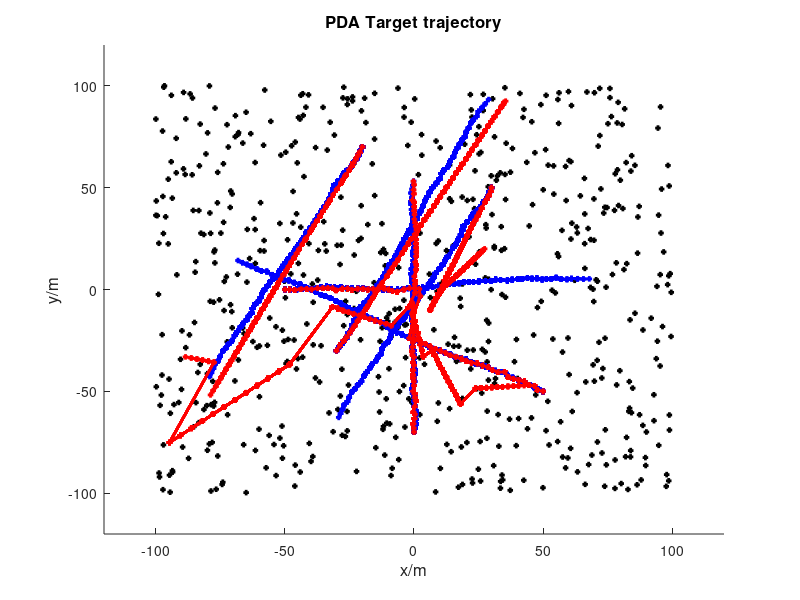

MATLAB code to generate this figure:
% 2022/10/31
clc; clear; close all;
rng(6);

% basic parameter set
sample_time = 60;
N_targets = 6;
% Rnoise_mea = 1;
mu_c = 10;                   % the mean number of clutters (Possion)
state_dim = 4;
range_c = [-100, -100; 100, 100];
T = 1;                      % sample interval
sigma_w = [0.1; 0; 0.1; 0];               % state transition noise variance
Gmat_dis = eye(state_dim);               % distribution matrix
sigma_v = [0.1; 0.1];               % measurement noise variance
d_chi = 18;
PG = 0.9997;                  % probability of gate
PD = 1;                       % detection probability

% the transition parameters matrix
Amat_state = [1 T 0 0; 0 1 0 0; 0 0 1 T; 0 0 0 1];
Hmat_mea = [1 0 0 0; 0 0 1 0];
Rmat_noise = eye(2) * diag(sigma_v);
Tmat_temp = [1, 1/T; 1/T, 2/T^2];
Pmat_cov = kron(Rmat_noise, Tmat_temp);
V = wgn(1,2,0);
Qmat_noise = [T^4/4*(V'*V)  T^3/2*(V'*V) ; T^3/2*(V'*V) T^2*(V'*V)];%


% targets location and velocity initialization
xPosition_true0 = [-30; 30; 50; 0; -20; -50];
yPosition_true0 = [-30; 50; -50; -70; 70; 0];
xVelocity_true0 = [1; -1; -2; 0; -1; 2];
yVelocity_true0 = [2; -2; 1; 2; -2; 0];


% create the state array and measurement array
xPosseq_true = zeros(N_targets, sample_time);
yPosseq_true = zeros(N_targets, sample_time);
xVelseq_true = zeros(N_targets, sample_time);
yVelseq_true = zeros(N_targets, sample_time);

% Zkxseq_targets = zeros(N_targets, sample_time);
% Zkyseq_targets = zeros(N_targets, sample_time);

xPosseq_true(:, 1) = xPosition_true0;
yPosseq_true(:, 1) = yPosition_true0;
xVelseq_true(:, 1) = xVelocity_true0;
yVelseq_true(:, 1) = yVelocity_true0;

% Zkxseq_targets(:, 1) = xPosition_true0;
% Zkyseq_targets(:, 1) = yPosition_true0;

for k_time = 2 : sample_time
    Xtrue_nk = Amat_state * [xPosseq_true(:, k_time - 1)'; ...
        xVelseq_true(:, k_time - 1)'; yPosseq_true(:, k_time - 1)'; ...
        yVelseq_true(:, k_time - 1)'] + ...
        sqrt(sigma_w) .* randn(state_dim, 1);
    xPosseq_true(:, k_time) = Xtrue_nk(1, :);
    xVelseq_true(:, k_time) = Xtrue_nk(2, :);
    yPosseq_true(:, k_time) = Xtrue_nk(3, :);
    yVelseq_true(:, k_time) = Xtrue_nk(4, :);
end

Zkxseq_targets = xPosseq_true + sqrt(sigma_v(1)) * ...
    randn(N_targets, sample_time);
Zkyseq_targets = yPosseq_true + sqrt(sigma_v(2)) * ...
    randn(N_targets, sample_time);
Zkcell_seq = cat(1);
cPosset_seq = cat(1);

% combine the observations and clutters
for k_time = 1 : sample_time
    N_c = poissrnd(mu_c);   % the number of clutters
    cPosset_k = repmat(range_c(1, :), [N_c 1]) + ...
        rand(N_c, 2) * diag([-1, 1] * range_c);      % create the clutters
    cPosset_seq{k_time} = cPosset_k;
    Zkcell_seq{k_time} = [Zkxseq_targets(:, k_time), ...
        Zkyseq_targets(:, k_time); cPosset_k];
end

% apply the tracking algorithm to the noisy observations
xPosseq_hat = zeros(N_targets, sample_time);
yPosseq_hat = zeros(N_targets, sample_time);
xVelseq_hat = zeros(N_targets, sample_time);
yVelseq_hat = zeros(N_targets, sample_time);

xPosseq_hat(:, 1) = xPosition_true0;
yPosseq_hat(:, 1) = yPosition_true0;
xVelseq_hat(:, 1) = xVelocity_true0;
yVelseq_hat(:, 1) = yVelocity_true0;

% PDA algorithm
for k_time = 2 : sample_time
    for n_tidx = 1 : N_targets
        Pmat_cov = Amat_state * Pmat_cov * Amat_state' + Qmat_noise;
        Smat_k = Hmat_mea * Pmat_cov * Hmat_mea' + Rmat_noise;
        Kmat_gain = Pmat_cov * Hmat_mea' / (Hmat_mea * Pmat_cov * ...
            Hmat_mea' + Rmat_noise);
        Vk = pi * d_chi * sqrt(det(Smat_k));
        XPri_nk = Amat_state * [xPosseq_hat(n_tidx, k_time - 1); ...
            xVelseq_hat(n_tidx, k_time - 1); ...
            yPosseq_hat(n_tidx, k_time - 1); ...
            yVelseq_hat(n_tidx, k_time - 1)];
        Zhat_nk = (Hmat_mea * XPri_nk)';
        dvec_nk = diag((Zhat_nk - Zkcell_seq{k_time}) / Smat_k * ...
            (Zhat_nk - Zkcell_seq{k_time})');
        Zk_inPG = Zkcell_seq{k_time}(dvec_nk < d_chi, :);
        num_can = size(Zk_inPG, 1);
        dvec_inPG = dvec_nk(dvec_nk < d_chi);
        % didx_inPG = (1 : length(dvec_nk));
        % didx_inPG = didx_inPG(dvec_nk < d_chi);
        if num_can <= 0
            XPost_nk = XPri_nk;
        else
            evec_pro = exp(- 1/2 * dvec_inPG);
            b_pro = (num_can / Vk) * sqrt(det(2 * pi * Smat_k)) * ...
            (1 - PD * PG) / PD;
            betavec_pro = [b_pro; evec_pro] / (b_pro + sum(evec_pro));
            Xset_filter = XPri_nk + Kmat_gain * (Zk_inPG - Zhat_nk)';
            XPost_nk = [XPri_nk, Xset_filter] * betavec_pro;

            % update the covariance matrix
            Pmat_ctemp=(eye(state_dim) - Kmat_gain * Hmat_mea) * Pmat_cov;
            % covariance matric of filter
            v = (Zhat_nk - Zk_inPG)' * betavec_pro(2 : end);
            % combine the new massage
            v1 = 0;
            for j_idx = 1 : num_can
                v1 = v1 + betavec_pro(j_idx + 1) * (Zhat_nk - ...
                Zk_inPG(j_idx, :))' * (Zhat_nk - Zk_inPG(j_idx, :));
            end
            Pmat_err = Kmat_gain * (v1 - v * v') * Kmat_gain';
            Pmat_cov = Pmat_cov * betavec_pro(1) + (1-betavec_pro(1)) * ...
            Pmat_ctemp + Pmat_err;
        end
        xPosseq_hat(n_tidx, k_time) = XPost_nk(1);
        xVelseq_hat(n_tidx, k_time) = XPost_nk(2);
        yPosseq_hat(n_tidx, k_time) = XPost_nk(3);
        yVelseq_hat(n_tidx, k_time) = XPost_nk(4);

    end
end





% NN algorithm
% for k_time = 2 : sample_time
%     for n_tidx = 1 : N_targets
%         XPri_nk = Amat_state * [xPosseq_hat(n_tidx, k_time - 1); ...
%             xVelseq_hat(n_tidx, k_time - 1); ...
%             yPosseq_hat(n_tidx, k_time - 1); ...
%             yVelseq_hat(n_tidx, k_time - 1)];
%         ZPri_nk = (Hmat_mea * XPri_nk)';

%         dvec_nk = sqrt(sum((ZPri_nk - Zkcell_seq{k_time}) .^ 2, 2));
%         [dmin_nk, didx_nk] = min(dvec_nk);
%         if dmin_nk < d_chi
%             % the gain of kalman filter
%             Kmat_gain = Pmat_cov * Hmat_mea' / (Hmat_mea * Pmat_cov * ...
%             Hmat_mea' + Rmat_noise);
%             ZPost_nk = Zkcell_seq{k_time}(didx_nk, :);
%             XPost_nk = XPri_nk + Kmat_gain * (ZPost_nk' - Hmat_mea * XPri_nk);
%             Pmat_cov = (eye(state_dim) - Kmat_gain * Hmat_mea) * Pmat_cov;
%         else
%             XPost_nk = XPri_nk;
%         end
%         xPosseq_hat(n_tidx, k_time) = XPost_nk(1);
%         xVelseq_hat(n_tidx, k_time) = XPost_nk(2);
%         yPosseq_hat(n_tidx, k_time) = XPost_nk(3);
%         yVelseq_hat(n_tidx, k_time) = XPost_nk(4);
%     end

% end



% plot the target trajectory
Fsz = 12;
Lw = 2;
Msz = 2;


fhandle_fig1 = figure(1);
title('PDA Target trajectory', 'Fontsize', Fsz);
xlabel('x/m', 'Fontsize', Fsz);
ylabel('y/m', 'Fontsize', Fsz);
hold on;
xlim([-120 120])
ylim([-120 120])

N_show = 1 : N_targets;

for k_time = 1 : sample_time
    for n_tidx = N_show
        phandle_ture = plot(xPosseq_true(n_tidx, 1 : k_time), ...
        yPosseq_true(n_tidx, 1 : k_time), 'b', 'LineWidth', Lw, ...
        'Marker', 's', 'MarkerSize', Msz);
    end

    cPosset_k = cPosset_seq{k_time};
    for c_idx = 1 : size(cPosset_k, 1)
        phandle_clutter = plot(cPosset_k(c_idx, 1), cPosset_k(c_idx, 2), ...
        'k*', 'LineWidth', Lw, 'Marker', 's', 'MarkerSize', Msz);
    end

    for n_tidx = N_show
        phandle_hat = plot(xPosseq_hat(n_tidx, 1 : k_time), ...
        yPosseq_hat(n_tidx, 1 : k_time), 'r', 'LineWidth', Lw, ...
        'Marker', 's', 'MarkerSize', Msz);
    end
    pause(0.1);
    % clf(fhandle_fig1)
end



